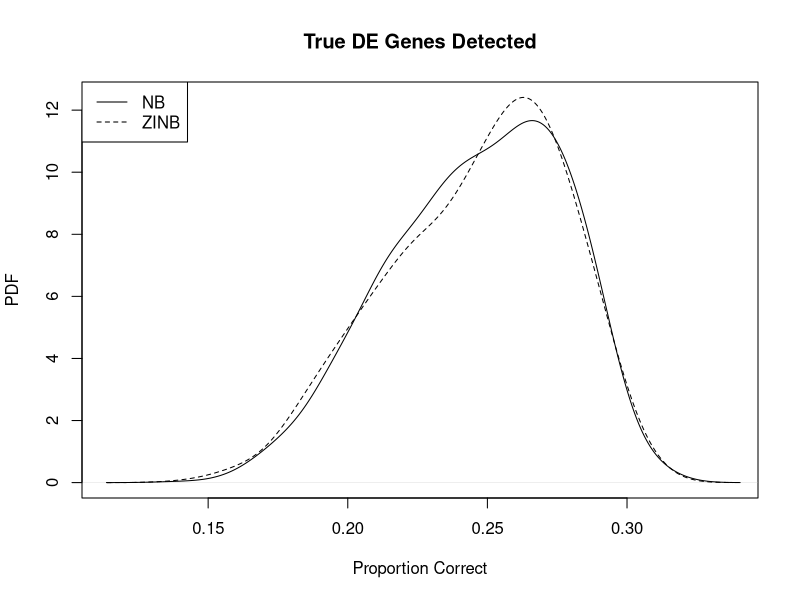
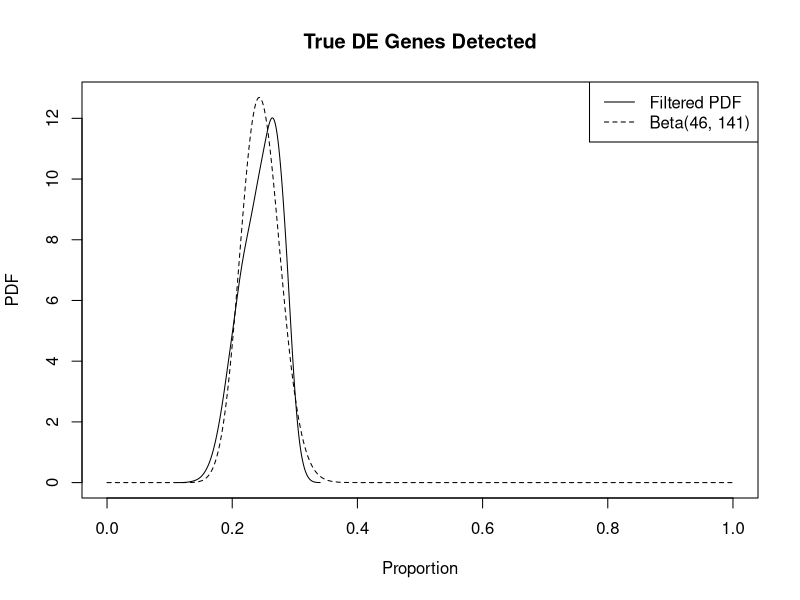

Write the R code that produced these figures, in order.
## ---- chunk 1
library(knitr)
## ---- chunk 2
NB <- read.csv(file = 'compcodeRbaySeqNB.csv')
ZINB <- read.csv(file = 'compcodeRbaySeqZINB.csv')
## ---- chunk 3
# Create a matrix holding the mean and variance for the NB and ZINB priors.
statistics <- matrix(c(mean(ZINB$Correct.DE), mean(NB$Correct.DE), var(ZINB$Correct.DE), var(NB$Correct.DE)), nrow = 2)

# Name the rows 'NB' and 'ZINB'.
rownames(statistics) <- c('NB', 'ZINB')

# Name the columns 'Mean' and 'Variance'. 
colnames(statistics) <- c('Mean', 'Variance')

# Create a table holding the priors' stats.
kable(statistics)
## ---- chunk 4
plot(density(ZINB$Correct.DE, width = .035), ylab = 'PDF', 
     xlab = 'Proportion Correct', main = 'True DE Genes Detected', type = 'n')
lines(density(NB$Correct.DE, width = .035))
lines(density(ZINB$Correct.DE, width = .035), lty = 2)
legend('topleft', c('NB', 'ZINB'), lty = c(1,2))
## ---- chunk 5
# Merge NB and ZINB data. 
total <- rbind(NB, ZINB)

# Find alpha and beta for Beta distribution from mean and variance.
xbar<- mean(total$Correct.DE) 
xvar <- var(total$Correct.DE)

a <- xbar*(((xbar*(1-xbar))/xvar)-1)
b <- (1-xbar)*(((xbar*(1-xbar))/xvar)-1)  

# Plot filtered PDF for combined NB and ZINB data with Beta distribution.
x <- seq(0, 1, by = .001)
plot(x, dbeta(x, shape1 = round(a), shape2 = round(b)), 
     xlab = 'Proportion', ylab = 'PDF', main = 'True DE Genes Detected', type = 'n')
lines(density(total$Correct.DE, width = .035))
lines(x, dbeta(x, shape1 = round(a), shape2 = round(b)), lty = 2)
legend('topright', c('Filtered PDF', 'Beta(46, 141)'), lty = c(1,2))

